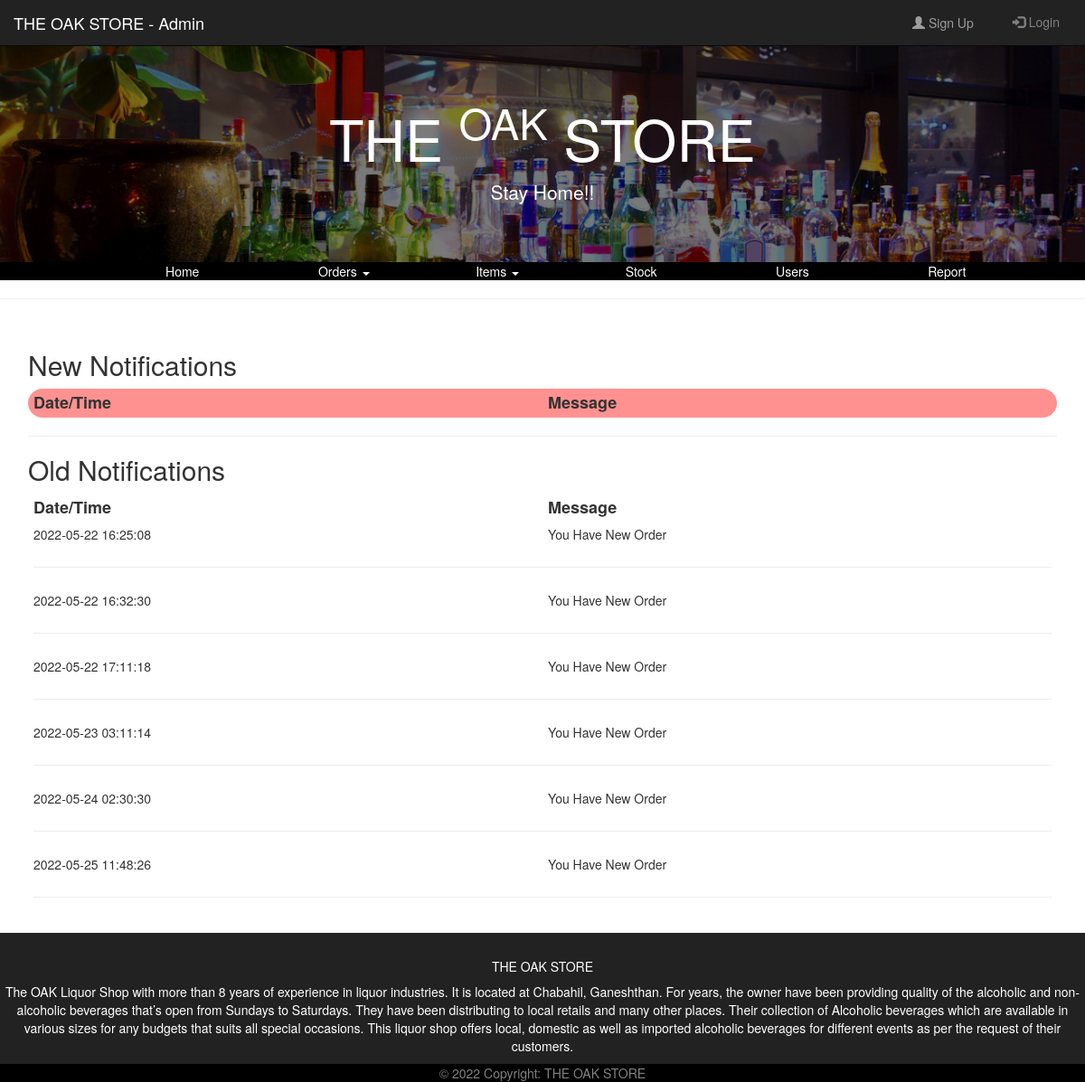
The app's page /admin.php with its own data.
### tables this page shows
CREATE TABLE `notification` (
  `notifi_id` int(3) NOT NULL,
  `notifi_cust_id` int(3) NOT NULL,
  `notifi_date` timestamp NOT NULL DEFAULT current_timestamp(),
  `notifi_notice` varchar(50) NOT NULL,
  `notifi_status` varchar(20) NOT NULL
);

### admin.php (the view, shortened to what this page needs)
<?php
	include('connection.php');
?>
<?php
	if(isset($_SESSION['userid'])){
		$query2="SELECT user_last_name FROM user WHERE user_id='$id'";
		$result2=mysqli_query($sql_connection,$query2);
			while($row=mysqli_fetch_assoc($result2)){
				$name=$row['user_last_name'];
			}
		$signupBtn= "<a href='admin.php'>Hi! ".$name."</a>";
		$loginBtn="<form method='post'><button class='navbutton' name='logout'><span class='glyphicon glyphicon-log-out' ></span> Log out</button></form>";
		$query8="select count(*) as notification from notification where notifi_status='New'";
		$result8=mysqli_query($sql_connection,$query8);
			while($row=mysqli_fetch_assoc($result8)){
				$notificount=$row['notification'];
			}
		$notifiBtn="<a href='admin.php'><span class='glyphicon glyphicon-bell' ></span>"." ". $notificount."</a>";
	}
	else{
		$signupBtn= "<a href='registration.php'><span class='glyphicon glyphicon-user'></span> Sign Up</a>";
		$loginBtn= "<button onclick=\"document.getElementById('login').style.display='block'\" class='navbutton'><span class='glyphicon glyphicon-log-in' ></span> Login</button>";
	}
?>
<!DOCTYPE html>
<html>
<head>
	<link rel="stylesheet" href="Resources/bootstrap-3.4.1-dist/css/bootstrap.min.css">
	<link rel="stylesheet" href="Resources/css/mystyle.css">
	<link rel="stylesheet" href="Resources/css/login.css">
</head>
<body >
	<nav class="navbar navbar-inverse navbar-fixed-top">
		<div class="container-fluid">
			<div class="navbar-header">
				<a class="navbar-brand" href="admin.php">THE OAK STORE - Admin</a>
			</div>
			<div class="collapse navbar-collapse" id="myNavbar">
				<ul class="nav navbar-nav navbar-right">
					<li><?php      echo $signupBtn;                  ?></li>
					<li><?php      echo $loginBtn;                  ?></li>
				</ul>
			</div>
		</div>
	</nav>
	<div style="height:50px"></div>
	<div class="jumbotron text-center" style="background-image: url('images/cover.jpg');background-size: cover;margin-bottom: 0px;">
		<h1><font color="white">THE <sup>OAK</sup> STORE</font></h1>
		<p><font color="white">Stay Home!!</font></p>
	</div>
	<div>
		<ul class="nav-justified" style="background-color:black;">
			<li></li>
			<li class="active"><a href="admin.php" style="color:white" >Home</a></li>
			<li class="dropdown"><a class="dropdown-toggle" href="#" data-toggle="dropdown" style="color:white">Orders <span class="caret"></span></a>
			</li>
			<li class="dropdown"><a class="dropdown-toggle" href="#" data-toggle="dropdown" style="color:white">Items <span class="caret"></span></a>
			</li>
			<li><a href="Stock.php" style="color:white">Stock</a></li>
			<li><a href="admin_user.php" style="color:white">Users</a></li>
			<li><a href="report.php" style="color:white">Report</a></li>
		</ul>
	</div>
	<hr>
	<div class="container">
		<div class="row container-fluid ">
			<?php
				echo "<h2>New Notifications</h2>";
				echo "<div class='col-md'>";
				echo "<div style='border-radius: 25px;background-color:#ff9191'>";
				echo "<table style='table-layout:fixed;width:100%'>";
				echo "<tr>";
				echo "<th>Date/Time</th><th>Message</th>";
				echo "</tr>";
				echo "</table>";
				echo "</div>";
				echo "</div>";
				echo "<hr>";
				echo "<h2>Old Notifications</h2>";
				echo "<div class='col-md'>";
				echo "<div style='border-radius: 25px'>";
				echo "<table style='table-layout:fixed;width:100%'>";
				echo "<tr>";
				echo "<th>Date/Time</th><th>Message</th>";
				echo "</tr>";
				$query4="select * from notification where notifi_status='Read' LIMIT 10";
				$result4=mysqli_query($sql_connection,$query4);
				while($row=mysqli_fetch_assoc($result4)){
					echo "<tr>";
					echo "<td>";
					echo $row['notifi_date'];
					echo "</td>";
					echo "<td>";
					echo $row['notifi_notice'];
					echo "</td>";
					echo "</tr>";
					echo "<tr><td colspan='2'><hr></td></tr>";
				}
				echo "</table>";
				echo "</div>";
				echo "</div>";
			?>
		</div>
	</div>
	<footer class="page-footer font-small pt-4" style="background-color:rgb(34, 34, 34);color:white;">
		<div style="height:20px;"></div>
		<div class="container-fluid text-center ">
			<div class="row">
					<h5 class="text-uppercase">THE OAK STORE</h5>
					<p>The OAK Liquor Shop with more than 8 years of experience in liquor industries. It is located at Chabahil, Ganeshthan. For years, the owner have been providing quality of the alcoholic and non-alcoholic beverages that’s open from Sundays to Saturdays. They have been distributing to local retails and many other places. Their collection of Alcoholic beverages which are available in various sizes for any budgets that suits all special occasions. This liquor shop offers local, domestic as well as imported alcoholic beverages for different events as per the request of their customers.</p>
			</div>
		</div>
		<div class="footer-copyright text-center py-3" style="background-color:black;color:gray">
			© 2022 Copyright: THE OAK STORE
		</div>
	</footer>
</body>
</html>

### Resources/css/mystyle.css (style rules this page uses)
th { vertical-align: top; font-size:18px; }
th,td { padding:3px 6px; }

### Resources/css/login.css (style rules this page uses)
.navbutton { border: none; background-color: inherit; color:gray; cursor: pointer; padding: 14px 28px; }
.container { padding: 16px; }

### records on screen
notification: notifi_date "2022-05-22 16:25:08", notifi_notice "You Have New Order"
notification: notifi_date "2022-05-22 16:32:30", notifi_notice "You Have New Order"
notification: notifi_date "2022-05-22 17:11:18", notifi_notice "You Have New Order"
notification: notifi_date "2022-05-23 03:11:14", notifi_notice "You Have New Order"
notification: notifi_date "2022-05-24 02:30:30", notifi_notice "You Have New Order"
notification: notifi_date "2022-05-25 11:48:26", notifi_notice "You Have New Order"
